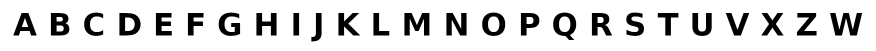
#> input picture Lab 3/Moodle/banco_de_imagens/template_letras.png, 1752 x 101 px, found by its file name (shown at 1/2 size)
$ python atividade1.py
#> lines starting #> are read from the running program, lines starting #| are printed output that depends on the picture; after the words box and inside, x2 and y2 are one past the last pixel; in counts of white or black regions, pixels touching at a corner belong together
### Lab 3/analyse.py
import cv2
import matplotlib
import matplotlib.pyplot as plt
import numpy as np

R=120
G=180
B=106

#Compara letras com o template
# [27 lines left out: function matchLetters, not called in this run]

def analyse_img(Itarget, letters, count):
    flag=False
    while not flag:
        if not flag:
            linha, coluna, layers = Itarget.shape
            Ibin = np.zeros((linha,coluna),np.uint8)
            #Binariza e inverte a etiqueta
            Ri=np.float32(Itarget[:,:,2])
            Gi=np.float32(Itarget[:,:,1])
            Bi=np.float32(Itarget[:,:,0])
            dist=((Bi-B)**2 + (Gi-G)**2 + (Ri-R)**2)**(1/2)
            index=(dist<30)
            Ibin[index]=255
            #plt.imshow(Ibin,cmap="gray")
            #plt.show()
            #Encontra e ordena as regiões de cada canto da etiqueta com base na coordenada x
            contours, hierarchy = cv2.findContours(Ibin,cv2.RETR_EXTERNAL, cv2.CHAIN_APPROX_SIMPLE)
            corners=[cv2.boundingRect(i) for i in contours]
            corners=sorted(corners,key=lambda corner:corner[0],reverse=False)

            #Define qual contorno corresponde a cada canto com base nas coordenadas x e y
            if(corners[0][1]>corners[1][1]):
                up_left=corners[1]
                down_left=corners[0]
            else:
                up_left=corners[0]
                down_left=corners[1]
            if(corners[2][1]>corners[3][1]):
                up_right=corners[3]
                down_right=corners[2]
            else:
                up_right=corners[2]
                down_right=corners[3]
            Itarget_draw=Itarget.copy()
            cv2.rectangle(Itarget_draw,(up_left[0],up_left[1]),(up_left[0]+up_left[2],up_left[1]+up_left[3]),(255,0,0),2)
            cv2.rectangle(Itarget_draw,(down_left[0],down_left[1]),(down_left[0]+down_left[2],down_left[1]+down_left[3]),(255,0,0),2)
            cv2.rectangle(Itarget_draw,(up_right[0],up_right[1]),(up_right[0]+up_right[2],up_right[1]+up_right[3]),(255,0,0),2)
            cv2.rectangle(Itarget_draw,(down_right[0],down_right[1]),(down_right[0]+down_right[2],down_right[1]+down_right[3]),(255,0,0),2)
            if(up_left[0]==down_left[0] and up_left[1]==up_right[1]): #Para a repetição se as pontas estiverem alinhadas
                flag=True
                break
            pts_src=np.array([[up_left[0],up_left[1]],[down_left[0],down_left[1]+down_left[3]],
                            [up_right[0]+up_right[2],up_right[1]],[down_right[0]+down_right[2],down_right[1]+down_right[3]]])
            pts_dst=np.array([[25,25],[25,linha-25],[coluna-25,25],[coluna-25,linha-25]])
            #Ajusta a imagem para não ficar distorcida
            h, _ = cv2.findHomography(pts_src,pts_dst)
            Itarget=cv2.warpPerspective(Itarget,h,(coluna,linha))
        plt.imshow(Itarget_draw)
        plt.show()

    #Remove a região externa da imagem, binariza e inverte
    Inova=Itarget[up_left[3]+25:linha-down_right[3]-25,up_left[2]+25:coluna-down_right[2]-25]
    #plt.imshow(Inova)
    #plt.show()

    linha, coluna, layers = Inova.shape
    Igray=np.ones((linha,coluna),np.uint8)*255
    Ri=np.float32(Inova[:,:,2])
    Gi=np.float32(Inova[:,:,1])
    Bi=np.float32(Inova[:,:,0])
    dist=((Bi-255)**2 + (Gi-255)**2 + (Ri-255)**2)**(1/2)
    index=(dist<30)
    Igray[index]=0

    #plt.imshow(Igray,cmap="gray")
    #plt.show()

    #Encontra os ocontornos das letras e ordena com base na coordenada x
    contours, hierarchy = cv2.findContours(Igray,cv2.RETR_EXTERNAL, cv2.CHAIN_APPROX_SIMPLE)
    bounds=[cv2.boundingRect(i) for i in contours]
    bounds=sorted(bounds, key=lambda bound:bound[0],reverse=False)
    linhas=[]
    for i in bounds: #Para cada letra
        found=False
        cv2.rectangle(Inova,(i[0],i[1]),(i[0]+i[2],i[1]+i[3]),(0,255,0),2)
        if (not linhas): #Cria uma linha se nenhuma existe
           linhas.append({"Linha":len(linhas),"Start":i[1],"Finish":i[1]+i[3],"End":i[0]+i[2],"Letters":"","Count":0})
        for linha in linhas:
            #Se uma ou mais linhas existem, procura a qual delas a letra pertence baseado nas coordenadas y de seu começo e fim
            if(linha["Start"]<i[1]+i[3] and linha["Finish"]>i[1]):
                if(linha["End"]<i[0]-15):
                    #Adiciona um espaço caso a distancia entre as linhas seja maior que o padrão
                    linha["Letters"]+=" "
                #Adiciona a letra na frase da linha
                linha["Letters"]+=matchLetters(Igray[i[1]-1:i[1]+i[3]+1,i[0]-1:i[0]+i[2]+1],letters)
                linha["Count"]+=1
                linha["End"]=i[0]+i[2]
                found=True
        if(not found):
            #Caso a letra não pertença a nenhuma linha existente, cria uma nova para adicioná-la
            linhas.append({"Linha":len(linhas),"Start":i[1],"Finish":i[1]+i[3],"End":i[0]+i[2],"Letters":"","Count":0})
            linhas[-1]["Letters"]+=matchLetters(Igray[i[1]-1:i[1]+i[3]+1,i[0]-1:i[0]+i[2]+1],letters)
            linhas[-1]["Count"]+=1
            linhas[-1]["End"]=i[0]+i[2]
            linhas=sorted(linhas,key=lambda line:line["Start"])

    print(f"Resultado imagem {count}")
    for i in linhas:
        #Mostra as linhas identificadas, excluindo linhas invalidas
        if i["Letters"] != "" and i["Letters"] != " ":
            print(i["Letters"])
    #plt.imshow(Inova)
    #plt.show()

    return

### Lab 3/atividade1.py
import cv2
import matplotlib
import matplotlib.pyplot as plt
import numpy as np
from analyse import analyse_img

template=cv2.imread("Lab 3/Moodle/banco_de_imagens/template_letras.png", cv2.IMREAD_GRAYSCALE)
#> template is the input picture: shape (101, 1752); min 0, max 255, mean 217.3
template=cv2.bitwise_not(template)
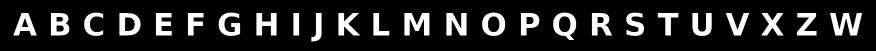
#> template: shape (101, 1752) (shown at 1/2 size); min 0, max 255, mean 37.7

template_lin, template_col = template.shape
#> template_lin = 101; template_col = 1752
template_cor=np.zeros((template_lin,template_col,3),np.uint8)
#Binariza e inverte a imagem para permitir encontrar contornos
for i in range(template_lin):
    for j in range(template_col):
        if(template[i,j]>0):
            template_cor[i,j]=(255,255,255)
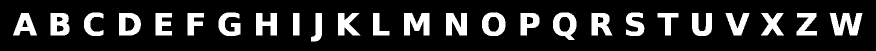
#> template_cor: shape (101, 1752, 3) (shown at 1/2 size); 16.6% white; 25 white regions

#Encontra contornos
contours, hierarchy = cv2.findContours(template, cv2.RETR_EXTERNAL, cv2.CHAIN_APPROX_SIMPLE)
#> contours = 25 contours; largest, box (x1, y1, x2, y2) and area: (1106, 25, 1153, 80) 1890, (964, 25, 1011, 72) 1788, (238, 26, 282, 71) 1700, (1659, 26, 1725, 71) 1630, (101, 26, 139, 71) 1519

#Dicionario de letras
letters=[{"nome":"A"},{"nome":"B"},{"nome":"C"},{"nome":"D"},{"nome":"E"},{"nome":"F"},{"nome":"G"},{"nome":"H"},{"nome":"I"},{"nome":"J"},{"nome":"K"},{"nome":"L"},{"nome":"M"},
         {"nome":"N"},{"nome":"O"},{"nome":"P"},{"nome":"Q"},{"nome":"R"},{"nome":"S"},{"nome":"T"},{"nome":"U"},{"nome":"V"},{"nome":"X"},{"nome":"Z"},{"nome":"W"}]
letter_count=0
#ENcontra e ordena as regiões que contem as letras com base na coordenada x
bounds=[cv2.boundingRect(i) for i in contours]
#> bounds = 25 items, first 6: (1659, 26, 66, 45), (1593, 26, 41, 45), (1522, 26, 46, 45), (1451, 26, 48, 45), (1384, 26, 40, 46), (1315, 26, 42, 45)
bounds=sorted(bounds,key=lambda bound:bound[0],reverse=False)
#> bounds = 25 items, first 6: (26, 26, 48, 45), (101, 26, 38, 45), (168, 25, 39, 47), (238, 26, 44, 45), (311, 26, 33, 45), (375, 26, 33, 45)

#Adiciona as letras no dicionario e marca a posição na tela
for i in bounds:
    cv2.rectangle(template_cor,(i[0],i[1]),(i[0]+i[2],i[1]+i[3]),(0,255,0),2)
    letters[letter_count]["region"]=template[i[1]:i[1]+i[3],i[0]:i[0]+i[2]]
    letter_count+=1
#> this loop made 25 passes
#> i on passes 1 to 12: (26, 26, 48, 45), (101, 26, 38, 45), (168, 25, 39, 47), (238, 26, 44, 45), (311, 26, 33, 45), (375, 26, 33, 45), (437, 25, 44, 47), (512, 26, 42, 45), (586, 26, 13, 45), (622, 26, 22, 57), (676, 26, 45, 45), (746, 26, 33, 45)
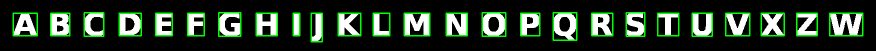
#> template_cor: shape (101, 1752, 3) (shown at 1/2 size); 7.33% of pixels changed, all inside (x1, y1, x2, y2) = (25, 24, 1727, 85); drawn as B, G, R
#> after the loop, letter_count = 25; letters = 25 items

#plt.imshow(template_cor)
#plt.show()

#Processa as etiquetas
for i in range(8):
    Itarget=cv2.imread(f"Lab 3/Moodle/banco_de_imagens/im{i+1}.png")
    #plt.imshow(Itarget)
    #plt.show()

    analyse_img(Itarget,letters,i+1)
#> (the run stopped early here; a loop or call above may not have finished)
